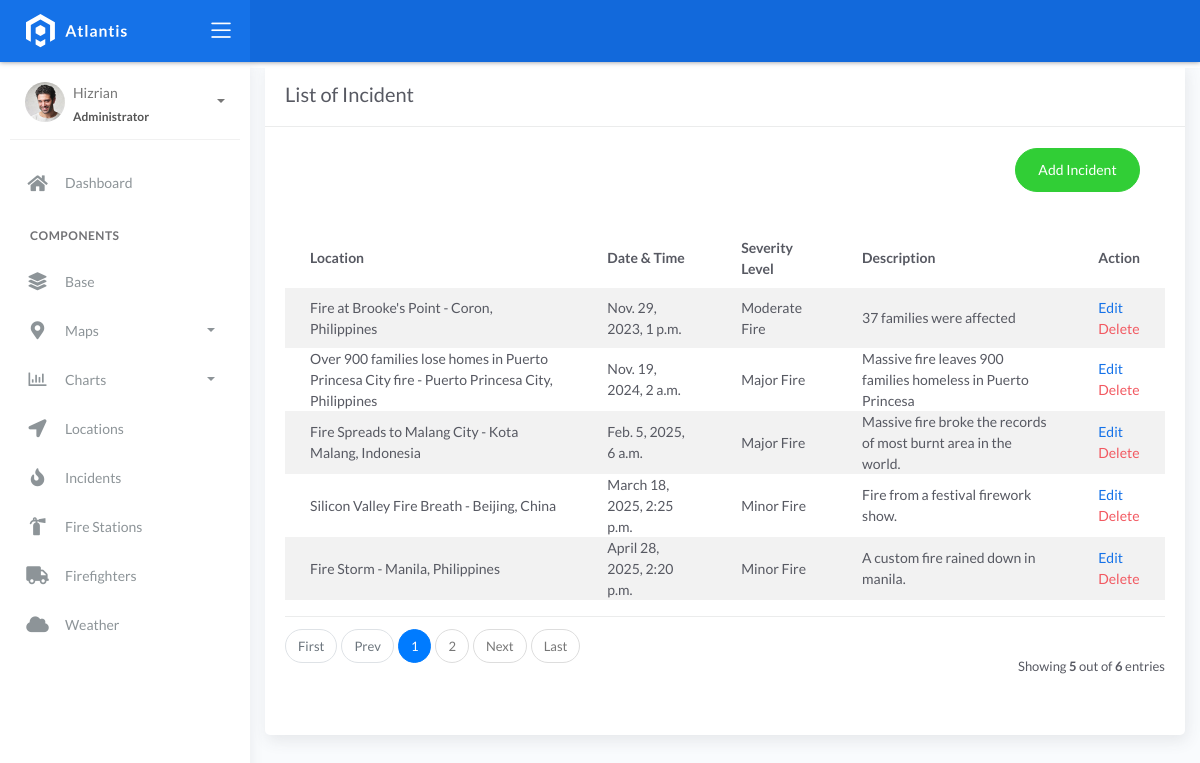
/incident_list, run on the app's committed database.
### fire/models.py (models this page shows)
class BaseModel(models.Model):
    created_at = models.DateTimeField(auto_now_add=True, db_index=True)
    updated_at = models.DateTimeField(auto_now=True)
    class Meta:
        abstract = True

class Incident(BaseModel):
    SEVERITY_CHOICES = (
        ('Minor Fire', 'Minor Fire'),
        ('Moderate Fire', 'Moderate Fire'),
        ('Major Fire', 'Major Fire'),
    )
    location = models.ForeignKey(Locations, on_delete=models.CASCADE)
    date_time = models.DateTimeField(blank=True, null=True)
    severity_level = models.CharField(max_length=45, choices=SEVERITY_CHOICES)
    description = models.CharField(max_length=250)

class Locations(BaseModel):
    name = models.CharField(max_length=150)
    latitude = models.DecimalField(
        max_digits=22, decimal_places=16, null=True, blank=True)
    longitude = models.DecimalField(
        max_digits=22, decimal_places=16, null=True, blank=True)
    address = models.CharField(max_length=150)
    city = models.CharField(max_length=150)  # can be in separate table
    country = models.CharField(max_length=150)  # can be in separate table
    def __str__(self):
            return f"{self.name} - {self.city}, {self.country}"

### fire/views.py (the view)
# urls.py: path('incident_list', IncidentListView.as_view(), name='incident-list'),
class IncidentListView(ListView):
    model = Incident
    context_object_name = 'incident'
    template_name = "incident_list.html"
    paginate_by = 5
    ordering = ['date_time']

### templates/incident_list.html (shortened to what this page needs)
{% extends 'base.html' %}" {% load static %} {% block content %}
<div class="content">
    <div class="container-fluid">
        <div class="row">
            <div class="col-md-12">
                <div class="card">
                    <div class="card-header">
                        <div class="card-title">List of Incident</div>
                    </div>
                    <br/>
                        <div class="col-md-12 row">
                            <div class="col-md-6">
                            </div>
                            <div class="col-md-6">
                                <div class="pull-right">
                                    <a href="{% url 'incident-add' %}" class="btn btn-success btn-rounded">Add Incident</a>
                                </div>
                            </div>
                        </div>
                    <div class="card-body">
                        <table class="table table-striped mt-3">
                            <thead>
                                <tr>
                                    <th scope="col">Location</th>
                                    <th scope="col">Date & Time</th>
                                    <th scope="col">Severity Level</th>
                                    <th scope="col">Description</th>
                                    <th scope="col">Action</th>
                                </tr>
                            </thead>
                            <tbody>
                                {% for object in object_list %}
                                <tr>
                                    <td>{{ object.location }}</td>
                                    <td>{{ object.date_time }}</td>
                                    <td>{{ object.severity_level }}</td>
                                    <td>{{ object.description }}</td>
                                    <td>
                                        <a href="incident_list/{{ object.id }}">Edit</a></br>
                                        <a href="incident_list/{{ object.id }}/delete" class="text-danger">Delete</a>
                                    </td>
                                </tr>
                                {% empty %}
                                <tr>
                                    <td colspan="4" style="text-align: center">
                                        <p class="text-sm font-weight-bold mb-0">No records Found</p>
                                    </td>
                                </tr>
                                {% endfor %}
                            </tbody>
                        </table>
                        {% include 'includes/pagination.html' %}
                    </div>
                </div>
            </div>
        </div>
    </div>
</div>
{% endblock %}

### data on the page
Incident: location "Fire at Brooke's Point - Coron, Philippines", date_time "Nov. 29, 2023, 1 p.m.", severity_level "Moderate Fire", description "37 families were affected"
Incident: location "Over 900 families lose homes in Puerto Princesa City fire - Puerto Princesa City, Philippines", date_time "Nov. 19, 2024, 2 a.m.", severity_level "Major Fire", description "Massive fire leaves 900 families homeless in Puerto Princesa"
Incident: location "Fire Spreads to Malang City - Kota Malang, Indonesia", date_time "Feb. 5, 2025, 6 a.m.", severity_level "Major Fire", description "Massive fire broke the records of most burnt area in the world."
Incident: location "Silicon Valley Fire Breath - Beijing, China", date_time "March 18, 2025, 2:25 p.m.", severity_level "Minor Fire", description "Fire from a festival firework show."
Incident: location "Fire Storm - Manila, Philippines", date_time "April 28, 2025, 2:20 p.m.", severity_level "Minor Fire", description "A custom fire rained down in manila."

### other printed values
{{ page_num }} "1"
{{ page_num }} "2"
{{ object_list.count }} "5"
{{ paginator.count }} "6"
